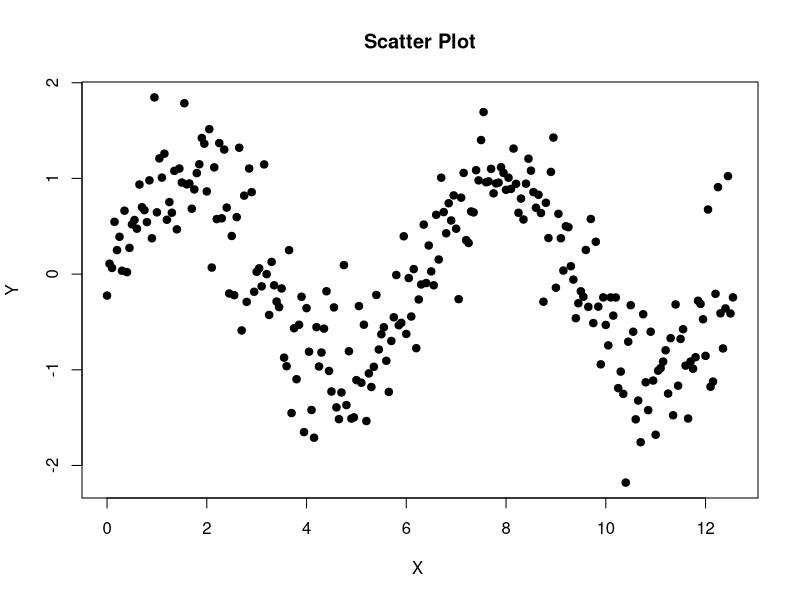
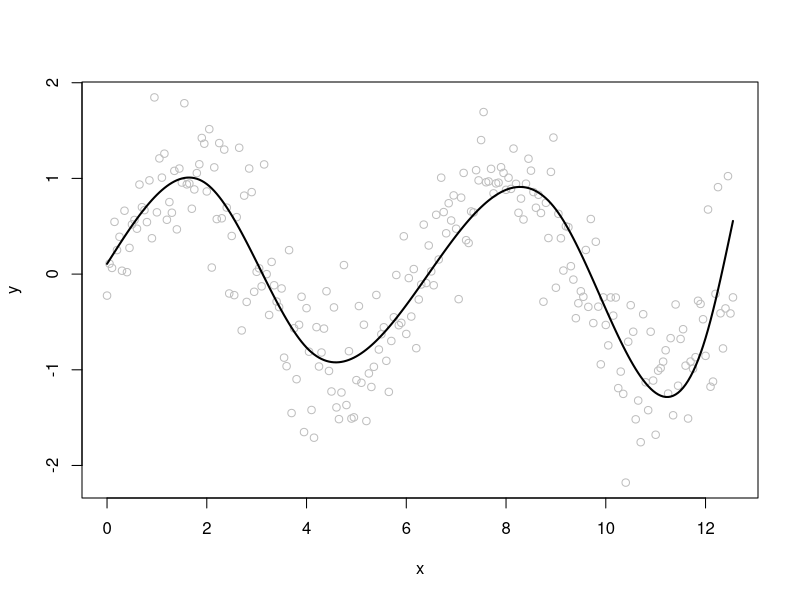

Recreate these plots in R, in order.
# Clear the workspace
rm(list=ls())
cat("\014") 
# Set random seed for reproducibility
set.seed(100)

# Libraries
library(splines)

# Covariate
x = seq(0, 4*pi, by=0.05)

# Response variable
eps = sqrt(0.2)
y = sin(x) + eps * rnorm(length(x))

# Scatter plot
plot(x, y, main="Scatter Plot", 
     xlab="X ", ylab="Y", pch=19)

# Fit a cubic spline
vector_knots = c(2,4,9,12)
df = data.frame(x,y)
# Model
# NOTE: use ns() for natural splines so that we dont overfit at the boundries of the X
# para for the bs(degree = 3)
fit=lm(y ~ ns(x , knots = vector_knots))

xlims = range(x)
x_grid = seq(from=xlims[1], to=xlims[2])

# Piece wise prediction using the fitted splines
pred = predict(fit, newdata = list(x), se=TRUE)
# Plot the results
plot(x ,y ,col="gray")
# lines
lines(x , pred$fit , lwd=2)
# Get the error of the model
'The Error of the model is: '
pred$residual.scale